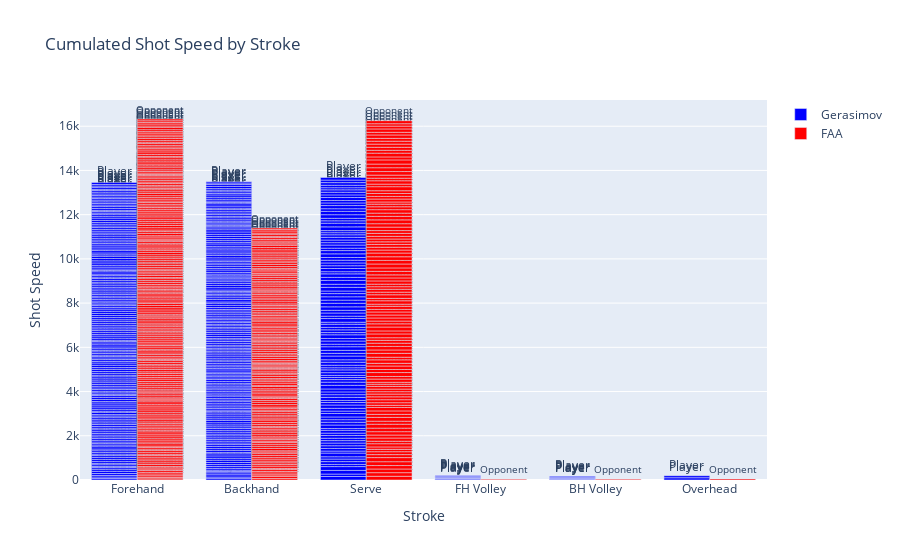

Notebook cell for this chart:
### Markdown cell above
# Bar

### Code cell
#créer une figure

trace3 = go.Bar(
    x=dfP1.Stroke, y=dfP1.Speed,
    text=dfP1.Player, #annote les points avec cette variable
    marker=dict(color='blue'), name=name1
)
trace4 = go.Bar(
    x=dfP2.Stroke, y=dfP2.Speed,
    text=dfP2.Player, #annote les points avec cette variable
    marker=dict(color='red'), name=name2
)
data2=[trace3, trace4]
#layout
layout2=go.Layout(barmode="group", title="Cumulated Shot Speed by Stroke"
                  , xaxis_title="Stroke", yaxis_title="Shot Speed")
fig2=go.Figure(data=data2, layout=layout2)
#afficher
fig2.show()

### Figure 1 — Plotly figure (JSON) as saved in the notebook; plotly's stock layout.template omitted (floating-point values rounded to 4 significant figures; data arrays with more than 128 entries replaced by an {"elided": "..."} marker saying what was removed)
{"data": [{"marker": {"color": "blue"}, "name": "Gerasimov", "text": {"elided": "459 str values"}, "type": "bar", "x": {"elided": "459 str values"}, "y": {"elided": "459 int values"}}, {"marker": {"color": "red"}, "name": "FAA", "text": {"elided": "470 str values"}, "type": "bar", "x": {"elided": "470 str values"}, "y": {"elided": "470 int values"}}], "layout": {"barmode": "group", "title": {"text": "Cumulated Shot Speed by Stroke"}, "xaxis": {"title": {"text": "Stroke"}}, "yaxis": {"title": {"text": "Shot Speed"}}}}
